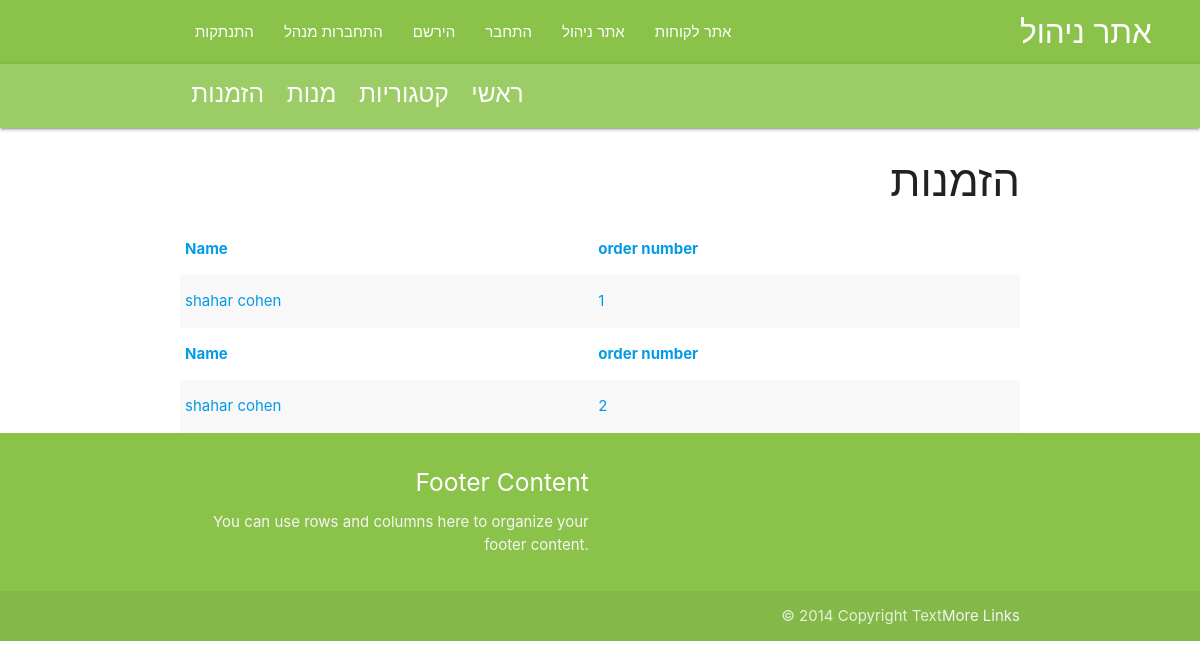
/managers/orders (signed in), run on an earlier commit of the app's database.
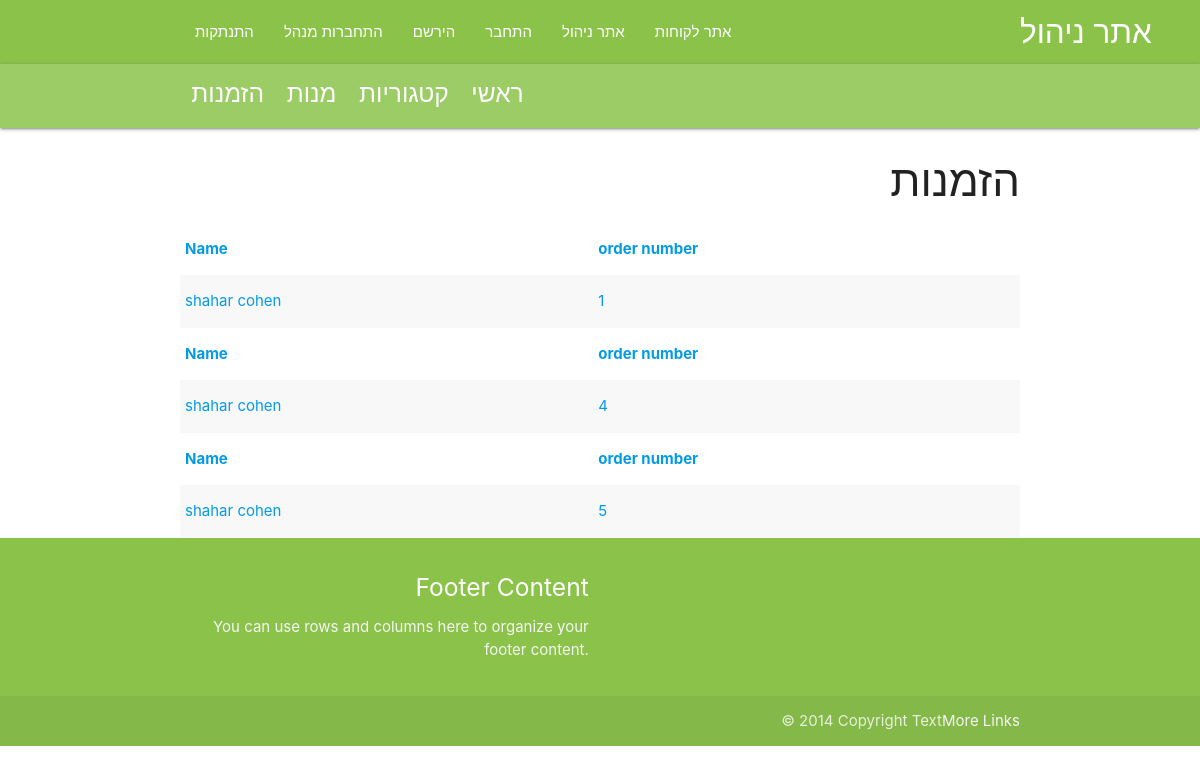
And on a later commit of the database.
### models/deliveries.py (models this page shows)
class Delivery(db.Model):
    id = db.Column(db.Integer,primary_key=True)
    cart_id = db.Column(db.Integer, db.ForeignKey('cart.id'), unique=True)
    is_delivered = db.Column(db.Boolean, default=False)
    address = db.Column(db.String(200),default='')
    comment = db.Column(db.Text,default='')
    created = db.Column(db.Date)

### models/users.py (models this page shows, shortened)
class User(db.Model,UserMixin):
    id = db.Column(db.Integer,primary_key=True)
    username = db.Column(db.String(20),nullable=False,unique=True)
    password = db.Column(db.String(20),nullable=False)
    first_name = db.Column(db.String(50),nullable=False)
    last_name = db.Column(db.String(50),nullable=False)
    is_staff = db.Column(db.Boolean,default=False)
    email = db.Column(db.String(200),nullable=False)
    carts = db.relationship('Cart', backref='user',cascade="save-update")

### controllers/managers.py (the view)
@login_required
def orders_manage():
    deliveries=Delivery.query.all()
    if current_user.is_staff:
        return render_template('manager_templates/manager_show_orders.html',deliveries=deliveries)

### controllers/managers.py (called while the page is built)
@login_manager.user_loader
def load_user(user_id):
    return User.query.get(int(user_id))

### templates/manager_templates/manager_show_orders.html
{% extends 'layouts/layout_manager.html' %}{% block manager %}
<div><h3>הזמנות</h3></div>
{% for delivery in deliveries %}
{% if delivery.cart.items|default([])|length > 0 %}
<a href="{{url_for('managers.show_order', id = delivery.id)}}"  >
<table class="striped hoverable">
    <thead>
        <tr>
            <th>Name</th>
            <th>order number</th>
        </tr>
    </thead>
    <tbody>
        <tr>
        <td>{{delivery.cart.user.first_name}} {{delivery.cart.user.last_name}}</td>
        <td>{{delivery.id}}</td>
      </tr>
    </tbody>
</table></a>
{%endif%}
{%endfor%}
{%endblock%}

### templates/layouts/layout_manager.html (shortened to what this page needs)
<!DOCTYPE html>
<html lang="en">
  <head>
    <link
      rel="stylesheet"
      href="{{url_for('static',filename='css/materialize.css')}}"
    />
  </head>
  <body class="right-align">
    <nav class="light-green right-align">
      <div class="container">
        <a href="{{url_for('managers.manager_main')}}" class="left brand-logo"
          >אתר ניהול</a
        >
        <ul id="nav-mobile" class="left-align">
          <li><a href="{{url_for('users.logout')}}">התנתקות</a></li>
          <li>
            <a href="{{url_for('managers.manager_login')}}">התחברות מנהל</a>
          </li>
          <li><a href="{{url_for('users.signup')}}">הירשם</a></li>
          <li><a href="{{url_for('users.login')}}">התחבר</a></li>
          <li><a href="{{url_for('managers.manager_main')}}">אתר ניהול</a></li>
          <li><a href="{{url_for('main.main')}}">אתר לקוחות</a></li>
        </ul>
      </div>
    </nav>
    <div>
      <nav class="light-green lighten-1">
        <div class="container row nav-wrapper">
          <h5 class="col">
            <a href="{{url_for('managers.orders_manage')}}">הזמנות</a>
          </h5>
          <h5 class="col">
            <a href="{{url_for('managers.show_dishes')}}">מנות</a>
          </h5>
          <h5 class="col">
            <a href="{{url_for('managers.show_categories')}}">קטגוריות</a>
          </h5>
          <h5 class="col">
            <a href="{{url_for('managers.manager_main')}}">ראשי</a>
          </h5>
        </div>
      </nav>
    </div>
    <section class="container">{% block manager %} {% endblock %}</section>
    <footer class="page-footer light-green">
      <div class="container">
        <div class="row">
          <div class="col l6 s12">
            <h5 class="white-text">Footer Content</h5>
            <p class="grey-text text-lighten-4">
              You can use rows and columns here to organize your footer content.
            </p>
          </div>
          <div class="col l4 offset-l2 s12"></div>
        </div>
      </div>
      <div class="footer-copyright">
        <div class="container">
          © 2014 Copyright Text
          <a class="grey-text text-lighten-4 right" href="#!">More Links</a>
        </div>
      </div>
    </footer>
  </body>
</html>

What changed in the data, as far as the page shows it:
no longer on this page (row unchanged): Delivery: cart.user.first_name "shahar", cart.user.last_name "cohen", id "2"
added Delivery: cart.user.first_name "shahar", cart.user.last_name "cohen", id "4"
added Delivery: cart.user.first_name "shahar", cart.user.last_name "cohen", id "5"
